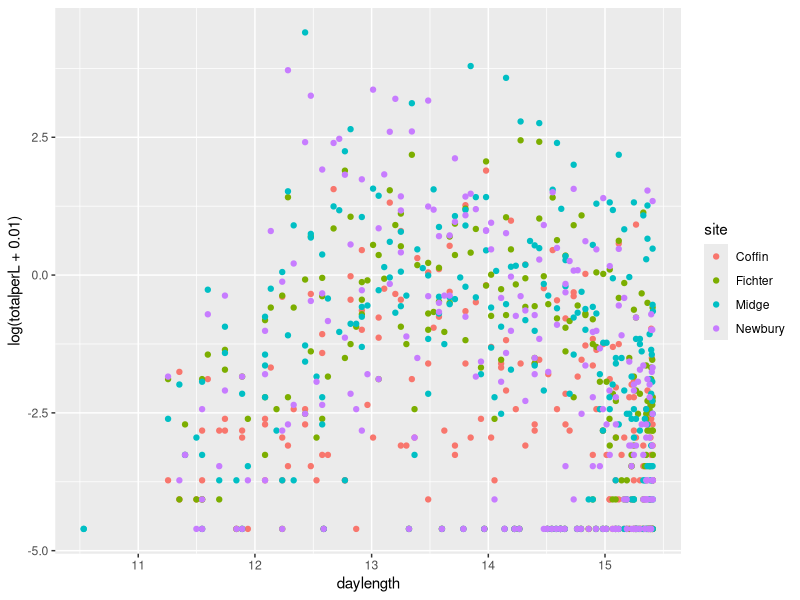
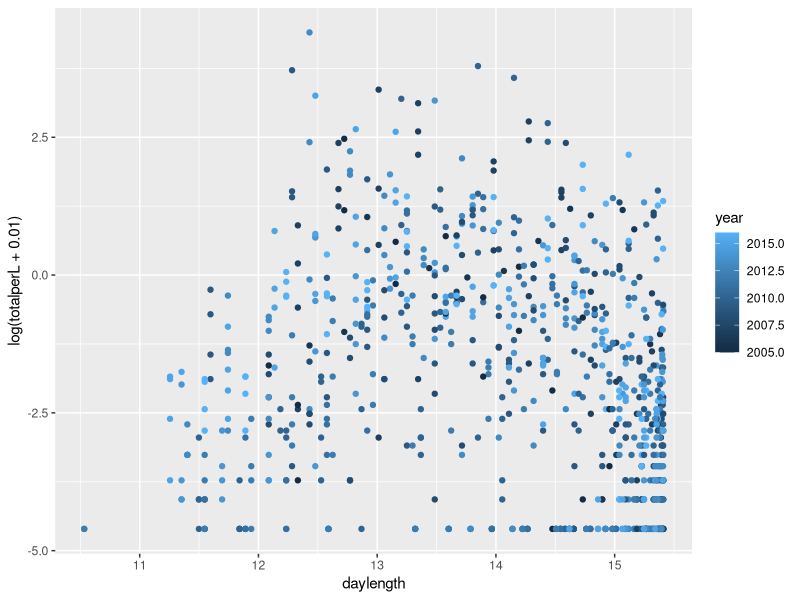
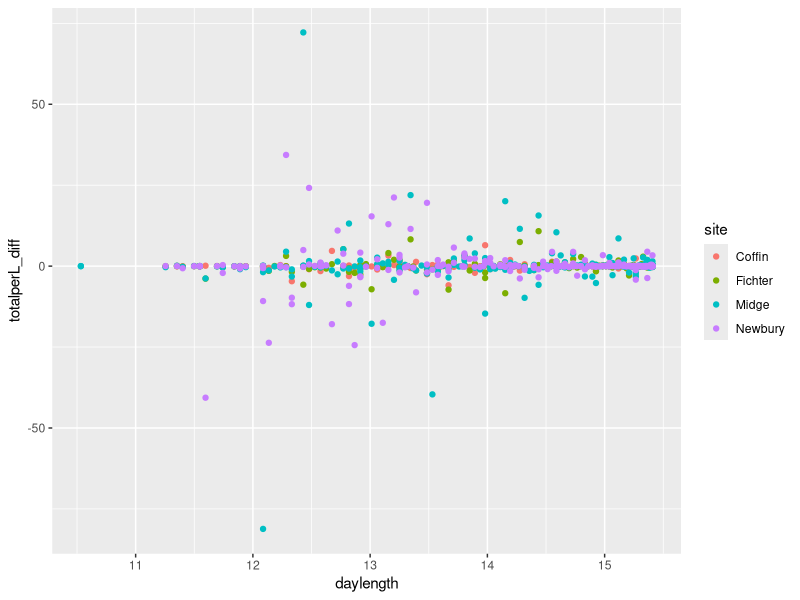
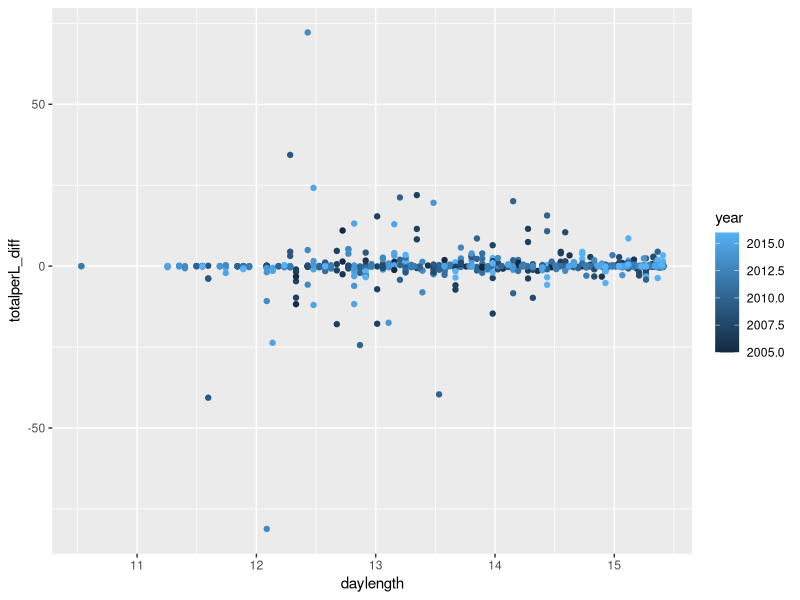
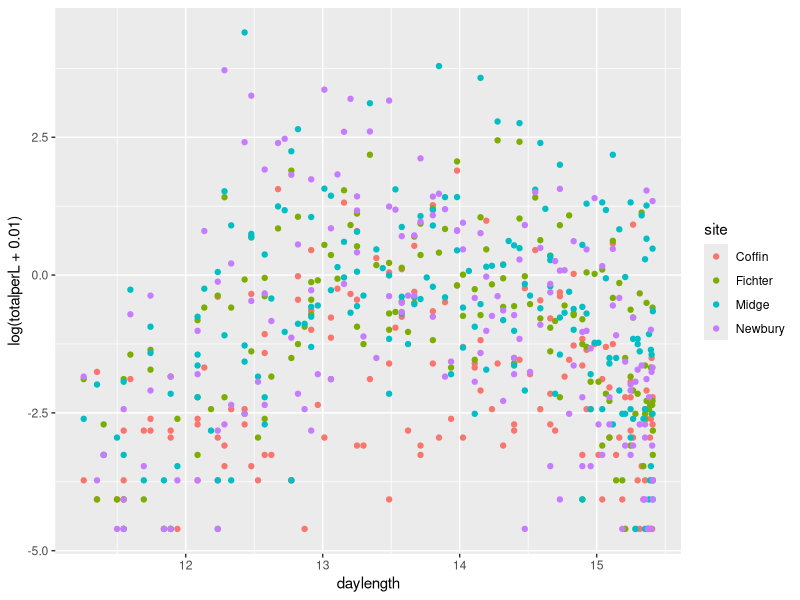
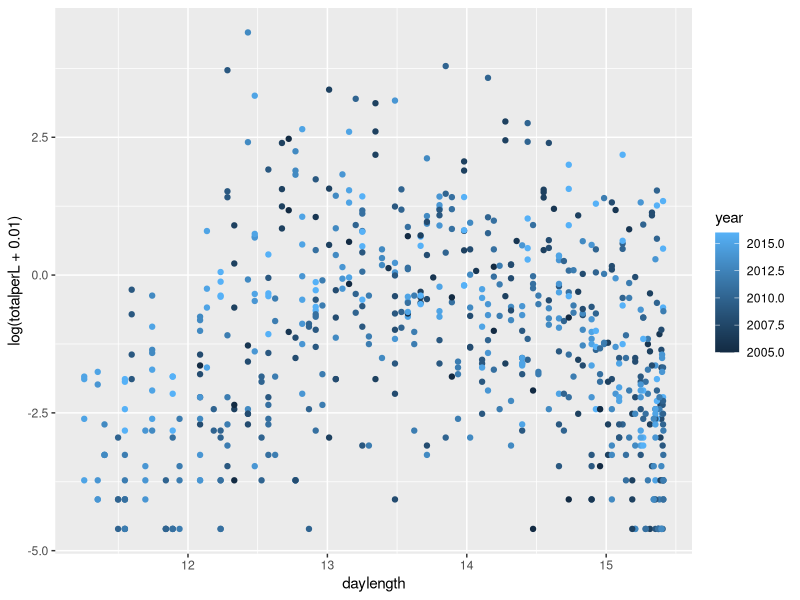
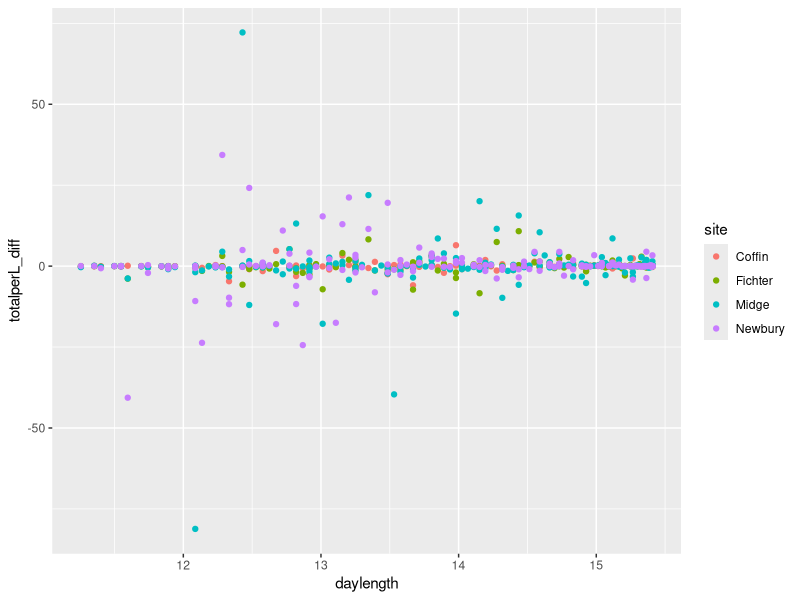
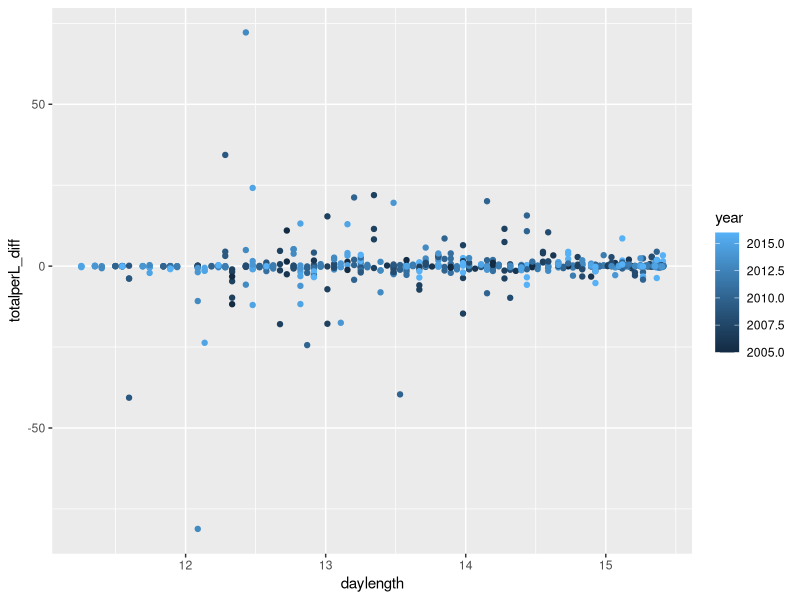

Source code (R) for these figures, in order:
library(readr)
library(geosphere)
library(ggplot2)

Data=read_csv("Datasets/Sunapee/SummarizedData/All_Sites_Gloeo_light_wtrtemp.csv")
Data$date=format(as.Date(Data$date), "%Y-%m-%d")
Data$daylength=daylength(43.3802, Data$date)
DataFall=subset(Data, Data$dayofyr>172)

ggplot(Data, aes(x=daylength, y=log(totalperL+.01), color=site)) + geom_point()
ggplot(Data, aes(x=daylength, y=log(totalperL+.01), color=year)) + geom_point()
ggplot(Data, aes(x=daylength, y=totalperL_diff, color=site)) + geom_point()
ggplot(Data, aes(x=daylength, y=totalperL_diff, color=year)) + geom_point()

ggplot(DataFall, aes(x=daylength, y=log(totalperL+.01), color=site)) + geom_point()
ggplot(DataFall, aes(x=daylength, y=log(totalperL+.01), color=year)) + geom_point()
ggplot(DataFall, aes(x=daylength, y=totalperL_diff, color=site)) + geom_point()
ggplot(DataFall, aes(x=daylength, y=totalperL_diff, color=year)) + geom_point()

Data$Intxn=Data$watertemp_mean*Data$daylength
DataFall$Intxn=DataFall$watertemp_mean*DataFall$daylength

ggplot(Data, aes(x=Intxn, y=log(totalperL+.01), color=site)) + geom_point()
ggplot(Data, aes(x=Intxn, y=log(totalperL+.01), color=year)) + geom_point()
ggplot(Data, aes(x=Intxn, y=totalperL_diff, color=site)) + geom_point()
ggplot(Data, aes(x=Intxn, y=totalperL_diff, color=year)) + geom_point()

ggplot(DataFall, aes(x=Intxn, y=log(totalperL+.01), color=site)) + geom_point()
ggplot(DataFall, aes(x=Intxn, y=log(totalperL+.01), color=year)) + geom_point()
ggplot(DataFall, aes(x=Intxn, y=totalperL_diff, color=site)) + geom_point()
ggplot(DataFall, aes(x=Intxn, y=totalperL_diff, color=year)) + geom_point()

ggplot(DataFall, aes(x=watertemp_mean, y=log(totalperL+.01), color=year)) + geom_point()
